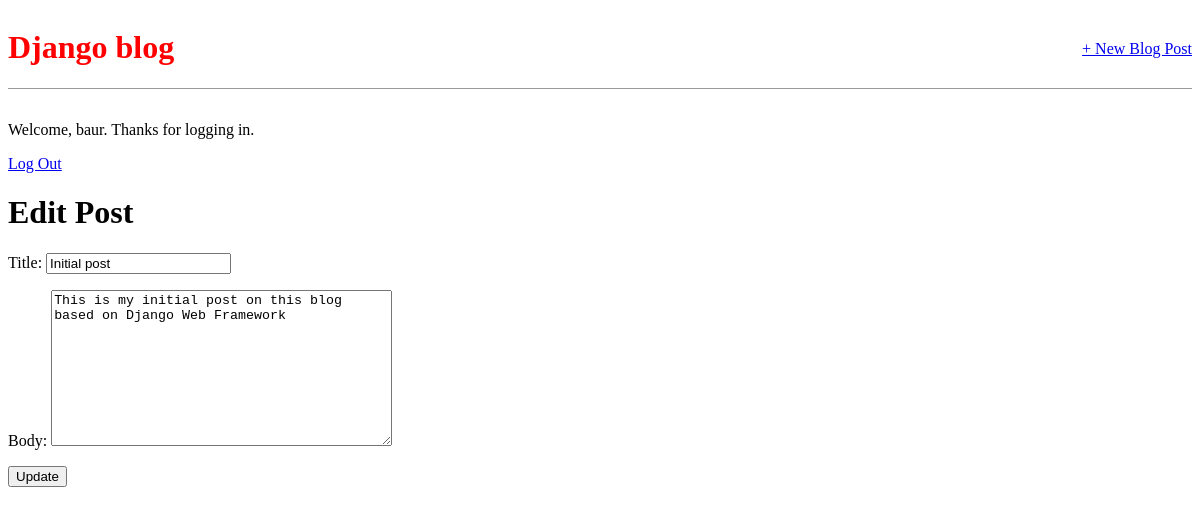
Page /post/1/edit/ (signed in) on the earlier database version.
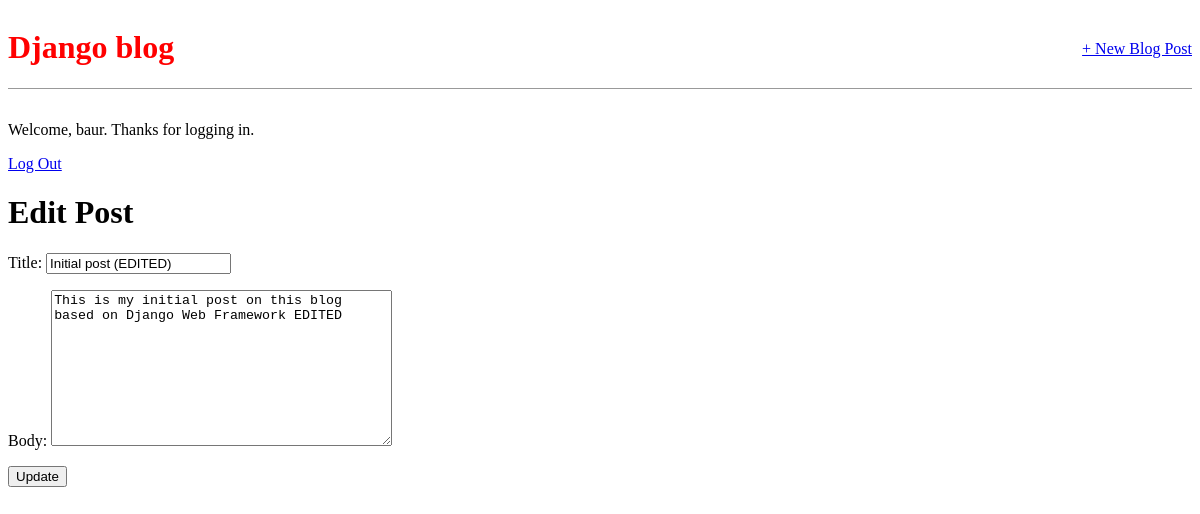
Same page on the later database version.
### blog/models.py (models this page shows, shortened)
class Post(models.Model):
    title = models.CharField(max_length=200)
    author = models.ForeignKey(
        'auth.User',
        on_delete=models.CASCADE
    )
    body = models.TextField()

### blog/views.py (the view)
# urls.py: path('post/<int:pk>/edit/', BlogUpdateView.as_view(), name='post_edit'),
class BlogUpdateView(UpdateView):
    model = models.Post
    template_name = 'post_edit.html'
    fields = ['title', 'body']

### templates/post_edit.html
{% extends 'base.html' %}
{% block content %}
    <h1>Edit Post</h1>
    <form action="" method="post">{% csrf_token %}
        {{ form.as_p }}
        <input type="submit" value="Update" />
    </form>
{% endblock content%}

Differences in the rows shown:
changed Post: title "Initial post" → "Initial post (EDITED)"; body "This is my initial post on this blog based on Django Web Framework" → "This is my initial post on this blog based on Django Web Framework EDITED"
